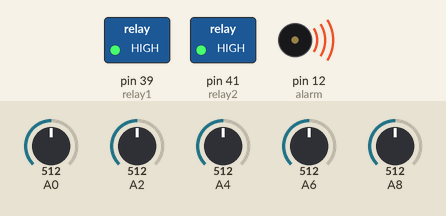
Recording of a sketch running on a simulated Arduino Mega 2560, built with avr-gcc and run on an emulated ATmega2560. Shown: switched loads named in the sketch (green lamp = pin HIGH), buzzer (waves = sounding). The test bench sets the inputs (shaded band); at power-on: A0 = 512, A2 = 512, A4 = 512, A6 = 512, A8 = 512. What the sketch prints to the serial monitor is not drawn.

Above: at 0.1 s.
Timing chart, 0 to 1.6 s (numbered marks = the images above):
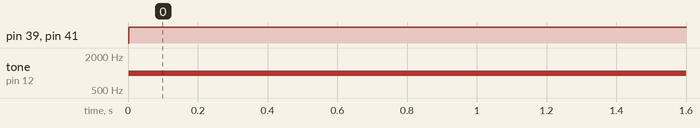

Measured:
- by itself, pin 39 (relay1), pin 41 (relay2): LOW → HIGH at 0.00 s
- by itself, tone on pin 12 (alarm): silent → 1000 Hz at 0.00 s

The sketch:

Temp-Sensing-V1.ino
```cpp
//Define floats for each temperature sensor
double temp[5];

//Set pins for each temperature sensor
double tempPin[5] = {0, 2, 4, 6, 8};

//Set pins for alarming conditions
int relay1 = 39;
int relay2 = 41;
int alarm = 12;

//Define input and output word variable
double outWord[9];
String inWord;

//Define strings for checking input word
String zero = "0";
String one = "1";

//Define warning variables

int alarmWarn = 0;
int alarmTrigger = 0;

void setup() {
  //Set up serial communication with Raspberry Pi
  Serial.begin(9600);
  pinMode(41, OUTPUT);
  pinMode(39, OUTPUT);
  pinMode(12, OUTPUT);
}

void loop() {

  /*Check for serial data from Pi
    Input word to the Arduino is defined as follows:
    Character 1: State of power relays (1 or 0)
    Character 2: State of alarm (1 or 0)*/
  if (Serial.available() > 0){
    inWord = Serial.readStringUntil('\n');
    //Serial.print("You sent me: ");
    //Serial.println(inWord);

  //Set relay activation voltages based on input word
    if (inWord.startsWith(zero)) {
      digitalWrite(relay1, HIGH);
      digitalWrite(relay2, HIGH);
      outWord[1] = 0;
    } else if (inWord.startsWith(one)) {
      digitalWrite(relay1, LOW);
      digitalWrite(relay2, LOW);
      outWord[1] = 1;
    }

  //Set alarm activation voltage based on input word
    if (inWord.endsWith(one)) {
      tone(alarm, 1000);
      outWord[2] = 1;
    } else if (inWord.endsWith(zero)) {
      noTone(alarm);
      outWord[2] = 0;
      alarmTrigger = 0;
    }
  }

  //Read temp sensor voltages and set temp array floats
  //Round temp values to the nearest degree
  for (int i = 0; i < 5; i++) {
    temp[i] = round(analogRead(tempPin[i]))*500/1024;
  }

  //Reset warning variables;
  alarmWarn = 0;
  alarmTrigger = 0;

  //Check if any temp sensors are 150 or over. Set alarm warning if true
  for (int i = 0; i < 5; i++) {
    if (temp[i] >= 150){
      //Set alarmWarn to sensor over 150 to track for second check
      alarmWarn = i + 1;
    }
  }

  //If second sensor is over 150, trigger alarm
  if(alarmWarn != 0){
    for (int i = 0; i < 5; i++) {
     if (temp[i] >= 150 && i != (alarmWarn - 1)){
       alarmTrigger = 1;
        //Remove relay activation voltage
        digitalWrite(relay1, HIGH);
        digitalWrite(relay2, HIGH);
        //Apply buzzer voltage
        tone(alarm, 1000);
     }
    }
  }

  //Begin writing data to output word
  //Set first element in outWord array to word start character
  outWord[0] = 1234;

  for (int i = 0; i < 5; i++) {
    outWord[i+3] = temp[i];
  }

  outWord[8] = 4321;

  /*Send serial data from Arduino to Pi in several serial messages from outWord array
    Output word to the Arduino is defined as follows:
    Character 1: Word start character (1234)
    Character 2: State of power relays (1 or 0)
    Character 3: State of alarm (1 or 0)
    Character 4: temp1 degrees
    Character 5: temp2 degrees
    Character 6: temp3 degrees
    Character 7: temp4 degrees
    Character 8: temp5 degrees
    Character 9: Word end character (4321)
    Output word is printed and loop is repeated every 250ms*/
  for (int i = 0; i < 9; i++){
  Serial.println(outWord[i]);
  }

  if(alarmTrigger == 1){
    delay(1000);
  }else {
    delay(250);
  }
}
```
